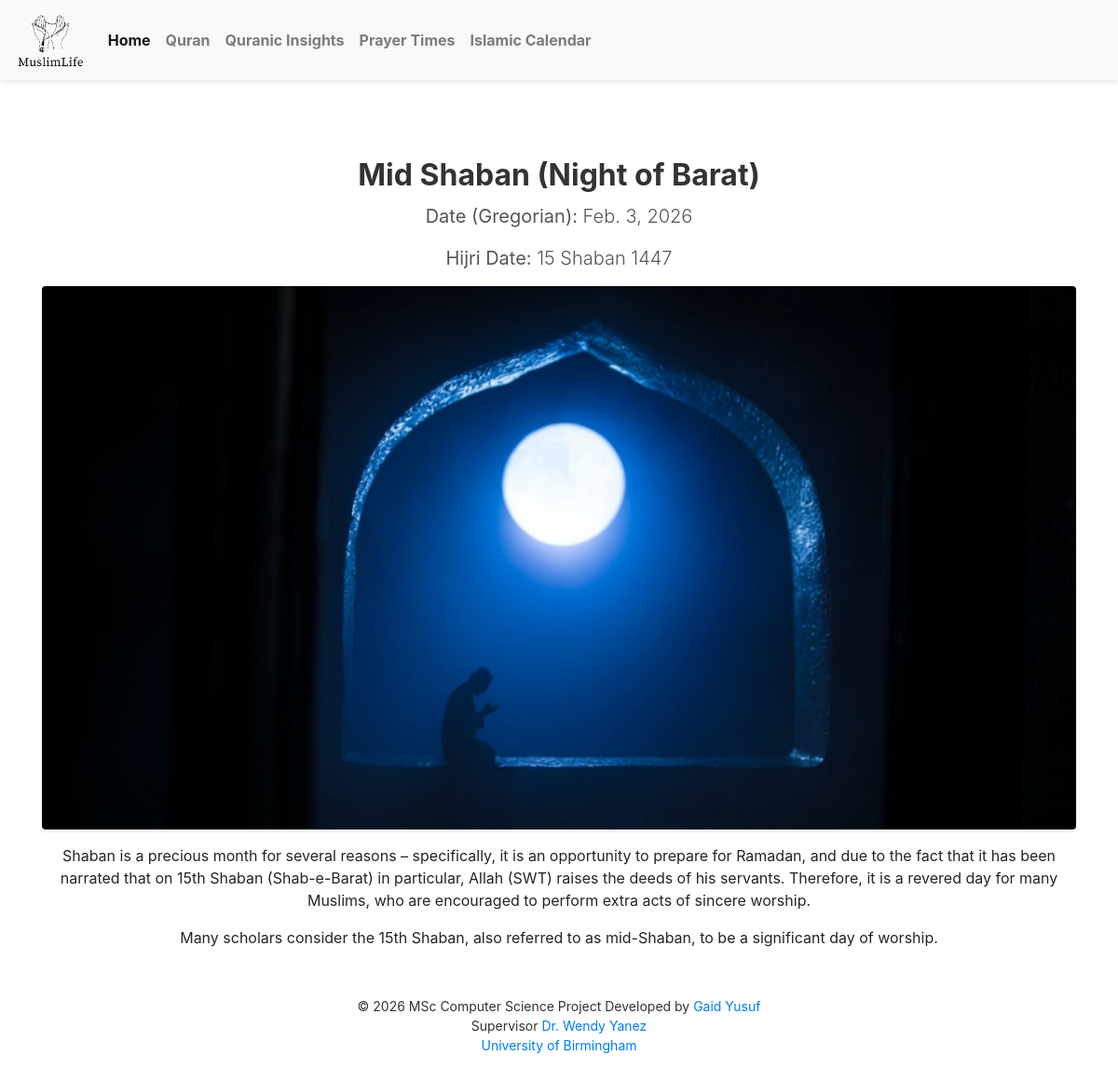
The app's page /islamic_calendar/event/24/ with its own data.
### islamic_calendar/models.py (models this page shows, shortened)
class IslamicEvent(models.Model):
    name = models.CharField(max_length=100)
    date = models.DateField()
    hijri_date = models.CharField(max_length=100)

class EventDetail(models.Model):
    event = models.ForeignKey('IslamicEvent', on_delete=models.CASCADE)
    description = models.TextField(null=True)
    picture = models.ImageField(
        upload_to='event_pictures/', null=True, blank=True)

### islamic_calendar/views.py (the view)
# urls.py: path('event/<int:event_id>/', views.event_detail, name='event_detail'),
def event_detail(request, event_id):
    event = get_object_or_404(IslamicEvent, id=event_id)
    event_detail = EventDetail.objects.filter(event__name=event.name).first()
    return render(request, 'islamic_calendar/event_detail.html',
                  {'event': event, 'event_detail': event_detail})

### islamic_calendar/templates/islamic_calendar/event_detail.html
{% extends 'base.html' %} {% load static %} {% block content %}
<div class="container mt-5">
  <h1
    class="display-4"
    style="
      color: #333333;
      margin-bottom: 10px;
      text-align: center;
      font-weight: bold;
      font-size: 32px;
    "
  >
    {{ event.name }}
  </h1>
  <p
    class="lead"
    style="color: #555555; margin-bottom: 15px; text-align: center"
  >
    <strong>Date (Gregorian):</strong> {{ event.date }}
  </p>
  <p
    class="lead"
    style="color: #555555; margin-bottom: 15px; text-align: center"
  >
    <strong>Hijri Date:</strong> {{ event.hijri_date }}
  </p>
  {% if event_detail %}
  <div class="text-center">
    <img
      src="{{ event_detail.picture.url }}"
      alt="{{ event.name }} Picture"
      class="img-fluid rounded mb-3"
      style="
        max-width: 100%;
        height: auto;
        border-radius: 8px;
        margin-bottom: 15px;
        box-shadow: 0 2px 4px rgba(0, 0, 0, 0.1);
        display: block;
        margin: 0 auto;
      "
    />
  </div>
  <div class="text-center">
    <p class="lead" style="color: #555555; text-align: center">
      {{ event_detail.description|linebreaks }}
    </p>
  </div>
  {% else %}
  <p class="lead" style="color: #555555">
    No additional details available for this event.
  </p>
  {% endif %}
</div>
{% endblock %}

### records on screen
IslamicEvent: name "Mid Shaban (Night of Barat)", date "Feb. 3, 2026", hijri_date "15 Shaban 1447"
EventDetail: picture (picture), description "Shaban is a precious month for several reasons – specifically, it is an opportunity to prepare for Ramadan, and due to the fact that it has been narrated that on 15th Shaban (Shab-e-Barat) in particular, Allah (SWT) raises the deeds of his servants. Therefore, it is a revered day for many Muslims, who are encouraged to perform extra acts of sincere worship. Many scholars consider the 15th Shaban, also referred to as mid-Shaban, to be a significant day of worship."
